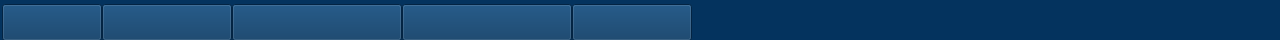
       <widget class="QWidget" name="widget_33" native="true">
        <property name="sizePolicy">
         <sizepolicy hsizetype="Preferred" vsizetype="Fixed">
          <horstretch>0</horstretch>
          <verstretch>0</verstretch>
         </sizepolicy>
        </property>
        <property name="minimumSize">
         <size>
          <width>1280</width>
          <height>40</height>
         </size>
        </property>
        <property name="maximumSize">
         <size>
          <width>16777215</width>
          <height>40</height>
         </size>
        </property>
        <property name="styleSheet">
         <string notr="true">background-color: rgb(4, 51, 94);</string>
        </property>
        <layout class="QGridLayout" name="gridLayout_3">
         <property name="leftMargin">
          <number>0</number>
         </property>
         <property name="topMargin">
          <number>0</number>
         </property>
         <property name="rightMargin">
          <number>0</number>
         </property>
         <property name="bottomMargin">
          <number>0</number>
         </property>
         <property name="spacing">
          <number>0</number>
         </property>
         <item row="0" column="0">
          <widget class="QWidget" name="widget_36" native="true">
           <property name="sizePolicy">
            <sizepolicy hsizetype="Preferred" vsizetype="Preferred">
             <horstretch>0</horstretch>
             <verstretch>0</verstretch>
            </sizepolicy>
           </property>
           <property name="minimumSize">
            <size>
             <width>0</width>
             <height>40</height>
            </size>
           </property>
           <property name="styleSheet">
            <string notr="true">background-color: rgb(4, 51, 94);</string>
           </property>
           <widget class="QPushButton" name="dec_button">
            <property name="geometry">
             <rect>
              <x>572</x>
              <y>4</y>
              <width>120</width>
              <height>37</height>
             </rect>
            </property>
            <property name="sizePolicy">
             <sizepolicy hsizetype="Fixed" vsizetype="Fixed">
              <horstretch>0</horstretch>
              <verstretch>0</verstretch>
             </sizepolicy>
            </property>
            <property name="font">
             <font>
              <family>Arial</family>
              <pointsize>13</pointsize>
              <weight>75</weight>
              <bold>true</bold>
             </font>
            </property>
            <property name="styleSheet">
             <string notr="true">border-image: url(:/home/tab_decoding_2.png);</string>
            </property>
            <property name="text">
             <string/>
            </property>
           </widget>
           <widget class="QPushButton" name="daq_button">
            <property name="geometry">
             <rect>
              <x>102</x>
              <y>4</y>
              <width>130</width>
              <height>37</height>
             </rect>
            </property>
            <property name="sizePolicy">
             <sizepolicy hsizetype="Fixed" vsizetype="Fixed">
              <horstretch>0</horstretch>
              <verstretch>0</verstretch>
             </sizepolicy>
            </property>
            <property name="font">
             <font>
              <family>Arial</family>
              <pointsize>13</pointsize>
              <weight>75</weight>
              <bold>true</bold>
             </font>
            </property>
            <property name="styleSheet">
             <string notr="true">border-image: url(:/home/tab_acq_1.png);</string>
            </property>
            <property name="text">
             <string/>
            </property>
           </widget>
           <widget class="QPushButton" name="offl_button">
            <property name="geometry">
             <rect>
              <x>232</x>
              <y>4</y>
              <width>170</width>
              <height>37</height>
             </rect>
            </property>
            <property name="sizePolicy">
             <sizepolicy hsizetype="Fixed" vsizetype="Fixed">
              <horstretch>0</horstretch>
              <verstretch>0</verstretch>
             </sizepolicy>
            </property>
            <property name="font">
             <font>
              <family>Arial</family>
              <pointsize>13</pointsize>
              <weight>75</weight>
              <bold>true</bold>
             </font>
            </property>
            <property name="styleSheet">
             <string notr="true">border-image: url(:/home/tab_off_2.png);</string>
            </property>
            <property name="text">
             <string/>
            </property>
           </widget>
           <widget class="QPushButton" name="home_button">
            <property name="geometry">
             <rect>
              <x>2</x>
              <y>4</y>
              <width>100</width>
              <height>37</height>
             </rect>
            </property>
            <property name="sizePolicy">
             <sizepolicy hsizetype="Fixed" vsizetype="Fixed">
              <horstretch>0</horstretch>
              <verstretch>0</verstretch>
             </sizepolicy>
            </property>
            <property name="font">
             <font>
              <family>Arial</family>
              <pointsize>13</pointsize>
              <weight>75</weight>
              <bold>true</bold>
             </font>
            </property>
            <property name="styleSheet">
             <string notr="true">border-image: url(:/home/tab_home_2.png);</string>
            </property>
            <property name="text">
             <string/>
            </property>
           </widget>
           <widget class="QPushButton" name="onl_button">
            <property name="geometry">
             <rect>
              <x>402</x>
              <y>4</y>
              <width>170</width>
              <height>37</height>
             </rect>
            </property>
            <property name="sizePolicy">
             <sizepolicy hsizetype="Fixed" vsizetype="Fixed">
              <horstretch>0</horstretch>
              <verstretch>0</verstretch>
             </sizepolicy>
            </property>
            <property name="font">
             <font>
              <family>Arial</family>
              <pointsize>13</pointsize>
              <weight>75</weight>
              <bold>true</bold>
             </font>
            </property>
            <property name="styleSheet">
             <string notr="true">border-image: url(:/home/tab_on_2.png);</string>
            </property>
            <property name="text">
             <string/>
            </property>
           </widget>
          </widget>
         </item>
        </layout>
       </widget>
